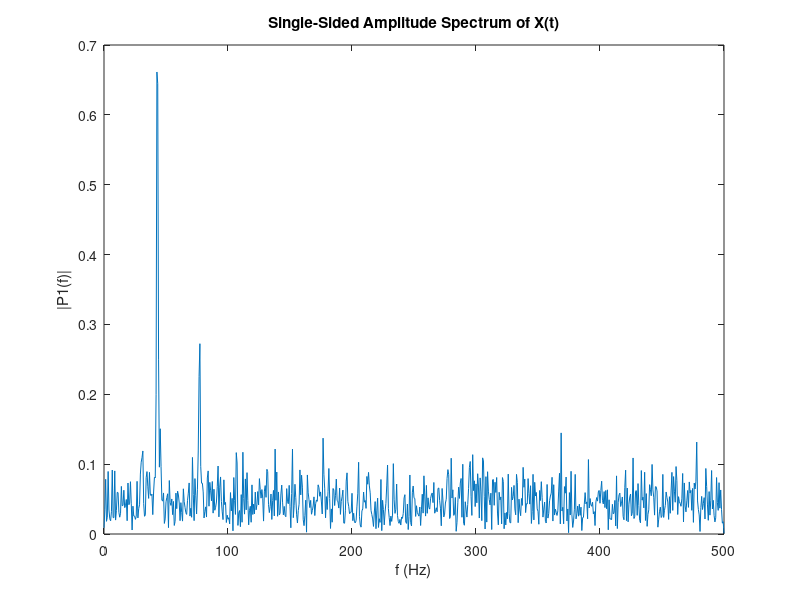

The MATLAB source for this figure:
Fs = 1000;            % Sampling frequency                    
T = 1/Fs;             % Sampling period       
L = 1500;             % Length of signal
t = (0:L-1)*T;        % Time vector

% TODO: Form a signal containing a 77 Hz sinusoid of amplitude 0.7 and a 43Hz sinusoid of amplitude 2.
S = 0.7*sin(2*pi*77*t) + 2*sin(2*pi*43*t);

% Corrupt the signal with noise 
X = S + 2*randn(size(t));

% Plot the noisy signal in the time domain. It is difficult to identify the frequency components by looking at the signal X(t). 
plot(1000*t(1:50) ,X(1:50))
title('Signal Corrupted with Zero-Mean Random Noise')
xlabel('t (milliseconds)')
ylabel('X(t)')

% TODO : Compute the Fourier transform of the signal. 
Y = fft(X);

% TODO : Compute the two-sided spectrum P2. Then compute the single-sided spectrum P1 based on P2 and the even-valued signal length L.
P2 = abs(Y/L);
P1 = P2(1:L/2+1);

% Plotting
f = Fs*(0:(L/2))/L;
plot(f,P1) 
title('Single-Sided Amplitude Spectrum of X(t)')
xlabel('f (Hz)')
ylabel('|P1(f)|')
